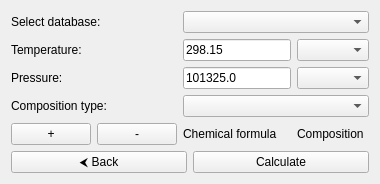
<?xml version="1.0" encoding="UTF-8"?>
<ui version="4.0">
    <class>PropertiesInputPage</class>
        <widget class="QWidget" name="PropertiesInputPage">
            <layout class="QGridLayout" name="gridLayout">
                <!-- Row 0 -->
                <item row="0" column="0">
                    <widget class="QLabel" name="databaseLabel">
                        <property name="text">
                            <string>Select database:</string>
                        </property>
                    </widget>
                </item>
                <item row="0" column="1" colspan="2">
                    <widget class="QComboBox" name="databaseComboBox"/>
                </item>

                <!-- Row 1 -->
                <item row="1" column="0">
                    <widget class="QLabel" name="temperatureLabel">
                        <property name="text">
                            <string>Temperature:</string>
                        </property>
                    </widget>
                </item>
                <item row="1" column="1">
                    <widget class="QLineEdit" name="temperatureEditLine">
                        <property name="text">
                            <string>298.15</string>
                        </property>
                    </widget>
                </item>
                <item row="1" column="2">
                    <widget class="QComboBox" name="temperatureComboBox">
                    </widget>
                </item>

                <!-- Row 2 -->
                <item row="2" column="0">
                    <widget class="QLabel" name="pressureLabel">
                        <property name="text">
                            <string>Pressure:</string>
                        </property>
                    </widget>
                </item>
                <item row="2" column="1">
                    <widget class="QLineEdit" name="pressureEditLine">
                        <property name="text">
                            <string>101325.0</string>
                        </property>
                    </widget>
                </item>
                <item row="2" column="2">
                    <widget class="QComboBox" name="pressureComboBox">
                    </widget>
                </item>


                <!-- Row 3 -->
                <item row="3" column="0">
                    <widget class="QLabel" name="compositionLabel">
                        <property name="text">
                            <string>Composition type:</string>
                        </property>
                    </widget>
                </item>
                <item row="3" column="1" colspan="2">
                     <widget class="QComboBox" name="compositionComboBox" />
                </item>

                <!-- Row 4 -->
                <item row="4" column="0">
                    <layout class="QHBoxLayout" name="horizontalSpecieLayout">
                        <item>
                            <widget class="QPushButton" name="addSpecieButton">
                                <property name="text">
                                    <string>&#x2B;</string>
                                </property>
                                <property name="toolTip">
                                    <string>Add specie for input</string>
                                </property>
                            </widget>
                        </item>
                        <item>
                            <widget class="QPushButton" name="removeSpecieButton">
                                <property name="text">
                                    <string>&#x2D;</string>
                                </property>
                                <property name="toolTip">
                                    <string>Remove specie for input</string>
                                </property>
                            </widget>
                        </item>
                    </layout>
                </item>
                <item row="4" column="1">
                    <widget class="QLabel" name="formulaLabel">
                        <property name="text">
                            <string>Chemical formula</string>
                        </property>
                    </widget>
                </item>
                <item row="4" column="2">
                    <widget class="QLabel" name="compositionLabel">
                        <property name="text">
                            <string>Composition</string>
                        </property>
                    </widget>
                </item>

                <item row="5" column="0" colspan="3">
                    <layout class="QGridLayout" name="speciesLayout" />
                </item>

                <!-- Row 5 -->
                <item row="6" column="0" colspan="3">
                    <layout class="QHBoxLayout" name="buttonLayout">   
                        <item>
                            <widget class="QPushButton" name="backButton">
                                <property name="text">
                                    <string>&#x2B9C; Back</string>
                                </property>
                                <property name="toolTip">
                                    <string>Go to back to the main page</string>
                                </property>
                            </widget>
                        </item>
                        <item>
                            <widget class="QPushButton" name="nextButton">
                                <property name="text">
                                    <string>Calculate</string>
                                </property>
                                <property name="toolTip">
                                    <string>Calculate the thermodynamic and transport properties</string>
                                </property>
                            </widget>
                        </item>
                    </layout>
                </item>
            </layout>
        </widget>
</ui>
